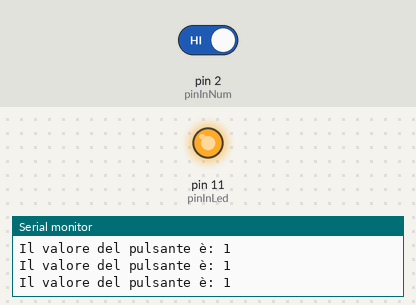
A sketch run on a simulated Arduino Uno, built with avr-gcc and run on an emulated ATmega328P. Parts: output pins drawn as LEDs (lit = HIGH), the last lines printed to the serial monitor. Inputs (shaded band) come from the test bench; at power-on: pin 2 (pinInNum) HIGH.

Above: at 1.2 s.
1.3 s: pin 2 (pinInNum) driven LOW
At 2.5 s:
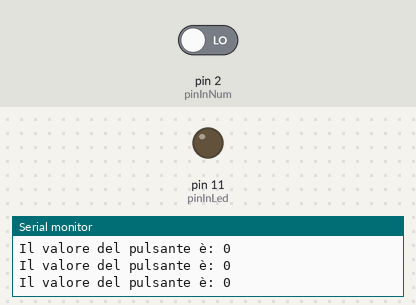
2.8 s: pin 2 (pinInNum) driven HIGH
At 4.0 s:
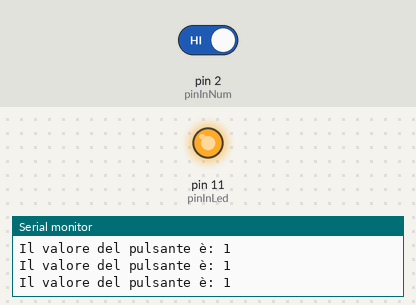
Timing chart, 0 to 5.8 s (numbered marks = the images above; inputs shaded):
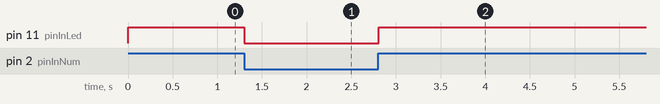

The sketch:

Seriale_comandi_base.ino
```cpp
int pinInNum = 2;   //pinInNum è dove è collegato il bottone
int switchstate = 0;  //inizializzazione variabile che contiene il valore del bottone (0 spento, 1 acceso)
int pinInLed = 11; //pinInLed è dove è collegato il led

void setup() {
  // put your setup code here, to run once:
  pinMode(pinInNum, INPUT); //diciamo a questo pin (bottone) che corrisponde a un input
  pinMode(pinInLed, OUTPUT); //diciamo a questo pin (led) che corrisponde a un output
  Serial.begin(9600);

}

void loop() {
  // put your main code here, to run repeatedly:
  switchstate = digitalRead(pinInNum); //switchstate prende il valore di digitalRead(pinInNum), quindi diventa 1 se è premuto, altrimenti rimane 0
  if (switchstate == LOW){
    digitalWrite(pinInLed, LOW);
  }
  else{
    digitalWrite(pinInLed, HIGH);
  }
  Serial.print("Il valore del pulsante è: "); //Messaggio di debug, solo per dare una stringa che dà meglio l'idea
  Serial.println(switchstate);  //Ci dice il valore del pulsante 0 se non è premuto, 1 se è premuto
  delay(100);                   // NON OBBLIGATORIO solo per dare un attimo di dealy per il messaggio di valore
}
```

Measured:
- after the input at 1.3 s, pin 11 (pinInLed): HIGH → LOW at once
- after the input at 2.8 s, pin 11 (pinInLed): LOW → HIGH at once
